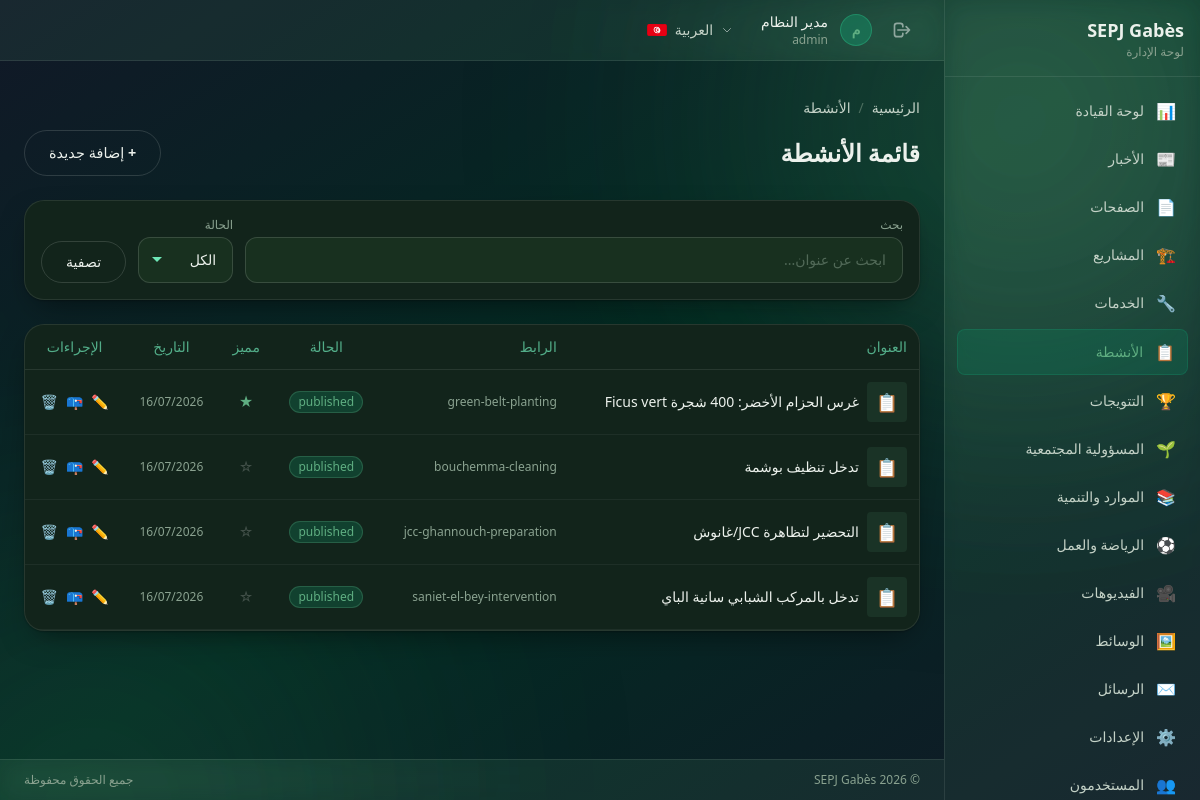
The app's page /admin/content/?type=activity (signed in) with its own data.
### tables this page shows
CREATE TABLE IF NOT EXISTS `content_items` (
    `id` INT UNSIGNED AUTO_INCREMENT PRIMARY KEY,
    `type` ENUM('page', 'post', 'project', 'service', 'activity', 'prize', 'rse', 'resource', 'sport', 'video') NOT NULL,
    `rse_category` VARCHAR(50) DEFAULT NULL COMMENT 'RSE subcategory: engagement_social, rapport_durabilite, rapport_rse, catalogue_rse',
    `slug` VARCHAR(255) NOT NULL UNIQUE,
    `title_ar` TEXT,
    `title_fr` TEXT,
    `title_en` TEXT,
    `summary_ar` TEXT,
    `summary_fr` TEXT,
    `summary_en` TEXT,
    `body_ar` LONGTEXT,
    `body_fr` LONGTEXT,
    `body_en` LONGTEXT,
    `featured_image` VARCHAR(255) DEFAULT NULL,
    `video_url` VARCHAR(255) DEFAULT NULL COMMENT 'YouTube URL for type=video items',
    `status` ENUM('draft', 'published') NOT NULL DEFAULT 'draft',
    `is_featured` TINYINT(1) NOT NULL DEFAULT 0,
    `published_at` DATETIME DEFAULT NULL,
    `created_by` INT UNSIGNED DEFAULT NULL,
    `updated_by` INT UNSIGNED DEFAULT NULL,
    `created_at` DATETIME NOT NULL DEFAULT CURRENT_TIMESTAMP,
    `updated_at` DATETIME NOT NULL DEFAULT CURRENT_TIMESTAMP ON UPDATE CURRENT_TIMESTAMP,

    INDEX `idx_type` (`type`),
    INDEX `idx_status` (`status`),
    INDEX `idx_slug` (`slug`),
    INDEX `idx_type_status` (`type`, `status`),
    INDEX `idx_featured` (`is_featured`),
    INDEX `idx_rse_category` (`rse_category`),
    CONSTRAINT `fk_content_created_by` FOREIGN KEY (`created_by`) REFERENCES `users`(`id`) ON DELETE SET NULL,
    CONSTRAINT `fk_content_updated_by` FOREIGN KEY (`updated_by`) REFERENCES `users`(`id`) ON DELETE SET NULL
);

### admin/content/index.php (the view, shortened to what the rows shown need)
<?php
require_once ROOT_PATH . '/app/core/csrf.php';
require_once ROOT_PATH . '/app/core/helpers.php';
require_once ROOT_PATH . '/app/core/admin_helpers.php';
$lang = current_lang();
$type = $_GET['type'] ?? 'post';
$pageTitle = get_content_page_title($type, $lang, 'list');
$page = max(1, (int)($_GET['page'] ?? 1));
$perPage = ADMIN_ITEMS_PER_PAGE;
$offset = ($page - 1) * $perPage;
try {
    $pdo = db();
    $where = "WHERE type = :type";
    $params = ['type' => $type];
    $stmt = $pdo->prepare("
        SELECT id, type, slug,
               COALESCE(NULLIF(title_ar, ''), NULLIF(title_fr, ''), NULLIF(title_en, ''), '---') AS title,
               rse_category, status, is_featured, featured_image, published_at, created_at, updated_at
        FROM content_items
        {$where}
        ORDER BY created_at DESC
        LIMIT :limit OFFSET :offset
    ");
    $stmt->bindValue(':limit', $perPage, PDO::PARAM_INT);
    $stmt->bindValue(':offset', $offset, PDO::PARAM_INT);
    foreach ($params as $key => $value) {
        $stmt->bindValue(":{$key}", $value);
    }
    $stmt->execute();
    $items = $stmt->fetchAll();
} catch (PDOException $e) {
    error_log("Content list error: " . $e->getMessage());
    $items = [];
    $total = 0;
    $totalPages = 1;
}
?>
<!DOCTYPE html>
<html lang="<?= e($lang) ?>" dir="<?= dir_attribute($lang) ?>">
<head>
    <script src="https://cdn.tailwindcss.com"></script>
    <link rel="stylesheet" href="../../public/assets/css/style.css">
</head>
<body class="bg-gradient-to-br from-gray-900 via-emerald-950 to-gray-900 min-h-screen">
    <div class="relative z-10 flex h-screen">
        <?php include '../includes/sidebar.php'; ?>
        <div class="flex-1 flex flex-col overflow-hidden">
            <?php include '../includes/header.php'; ?>
            <main class="flex-1 overflow-y-auto p-6">
                <div class="flex flex-wrap items-center justify-between gap-4 mb-6">
                    <h1 class="text-2xl font-bold text-white"><?= e($pageTitle) ?></h1>
                </div>
                <div class="glass-card-static overflow-hidden">
                    <?php if (empty($items)): ?>
                    <div class="empty-state">
                        <div class="empty-state-icon"><?= get_type_icon($type) ?></div>
                        <p><?= __('no_results', $lang) ?></p>
                        <a href="create.php?type=<?= e($type) ?>" class="glass-btn mt-4 inline-block">
                            + <?php if ($lang === 'ar'): ?>إضافة أول عنصر
                            <?php elseif ($lang === 'fr'): ?>Ajouter le premier
                            <?php else: ?>Add first item
                            <?php endif; ?>
                        </a>
                    </div>
                    <?php else: ?>
                    <div class="overflow-x-auto">
                        <table class="w-full text-sm">
                            <thead>
                                <tr class="border-b border-white/10 text-emerald-300/70">
                                    <th class="text-right p-3 font-medium">
                                        <?php if ($lang === 'ar'): ?>العنوان
                                        <?php elseif ($lang === 'fr'): ?>Titre
                                        <?php else: ?>Title
                                        <?php endif; ?>
                                    </th>
                                    <th class="text-right p-3 font-medium hidden md:table-cell">
                                        <?php if ($lang === 'ar'): ?>الرابط
                                        <?php elseif ($lang === 'fr'): ?>Slug
                                        <?php else: ?>Slug
                                        <?php endif; ?>
                                    </th>
                                    <th class="text-center p-3 font-medium">
                                        <?php if ($lang === 'ar'): ?>الحالة
                                        <?php elseif ($lang === 'fr'): ?>Statut
                                        <?php else: ?>Status
                                        <?php endif; ?>
                                    </th>
                                    <th class="text-center p-3 font-medium hidden lg:table-cell">
                                        <?php if ($lang === 'ar'): ?>مميز
                                        <?php elseif ($lang === 'fr'): ?>À la une
                                        <?php else: ?>Featured
                                        <?php endif; ?>
                                    </th>
                                    <th class="text-center p-3 font-medium hidden md:table-cell">
                                        <?php if ($lang === 'ar'): ?>التاريخ
                                        <?php elseif ($lang === 'fr'): ?>Date
                                        <?php else: ?>Date
                                        <?php endif; ?>
                                    </th>
                                    <th class="text-center p-3 font-medium">
                                        <?php if ($lang === 'ar'): ?>الإجراءات
                                        <?php elseif ($lang === 'fr'): ?>Actions
                                        <?php else: ?>Actions
                                        <?php endif; ?>
                                    </th>
                                </tr>
                            </thead>
                            <tbody>
                                <?php foreach ($items as $item): ?>
                                <tr class="border-b border-white/5 hover:bg-white/5 transition-colors">
                                    <td class="p-3">
                                        <div class="flex items-center gap-2">
                                            <?php if ($item['featured_image']): ?>
                                            <img src="<?= e(upload_url($item['featured_image'])) ?>" alt="" class="w-10 h-10 rounded object-cover shrink-0">
                                            <?php else: ?>
                                            <div class="w-10 h-10 rounded bg-white/5 flex items-center justify-center text-lg shrink-0">
                                                <?= get_type_icon($type) ?>
                                            </div>
                                            <?php endif; ?>
                                            <span class="text-white font-medium"><?= e(mb_substr($item['title'], 0, 60)) ?></span>
                                        </div>
                                    </td>
                                    <td class="p-3 text-emerald-300/50 text-xs hidden md:table-cell">
                                        <?= e($item['slug']) ?>
                                    </td>
                                    <td class="p-3 text-center">
                                        <?= status_badge($item['status']) ?>
                                    </td>
                                    <td class="p-3 text-center hidden lg:table-cell">
                                        <?php if ($item['is_featured']): ?>
                                        <span class="text-emerald-400">★</span>
                                        <?php else: ?>
                                        <span class="text-white/20">☆</span>
                                        <?php endif; ?>
                                    </td>
                                    <td class="p-3 text-center text-emerald-300/50 text-xs hidden md:table-cell">
                                        <?= format_date($item['created_at'], 'd/m/Y') ?>
                                    </td>
                                    <td class="p-3 text-center">
                                        <div class="flex items-center justify-center gap-2">
                                            <a href="edit.php?id=<?= $item['id'] ?>" class="text-emerald-400 hover:text-emerald-300 transition-colors" title="Edit">
                                                ✏️
                                            </a>
                                            <a href="toggle-status.php?id=<?= $item['id'] ?>&csrf_token=<?= csrf_token() ?>"
                                               class="transition-colors <?= $item['status'] === 'published' ? 'text-yellow-400 hover:text-yellow-300' : 'text-emerald-400 hover:text-emerald-300' ?>"
                                               title="<?= $item['status'] === 'published' ? 'Unpublish' : 'Publish' ?>">
                                                <?= $item['status'] === 'published' ? '📪' : '📫' ?>
                                            </a>
<a href="delete.php?id=<?= $item['id'] ?>&type=<?= e($type) ?>&csrf_token=<?= urlencode(csrf_token()) ?>"
                                               class="text-red-400 hover:text-red-300 transition-colors"
                                               title="Delete"
                                               onclick="return confirm('<?php if ($lang === 'ar'): ?>هل أنت متأكد من حذف هذا العنصر؟\nلا يمكن التراجع عن هذا الإجراء.<?php elseif ($lang === 'fr'): ?>Êtes-vous sûr de vouloir supprimer cet élément ?\nCette action est irréversible.<?php else: ?>Are you sure you want to delete this item?\nThis action cannot be undone.<?php endif; ?>')">
                                                🗑️
                                            </a>
                                        </div>
                                    </td>
                                </tr>
                                <?php endforeach; ?>
                            </tbody>
                        </table>
                    </div>
                    <?php endif; ?>
                </div>
            </main>
        </div>
    </div>
</body>
</html>

### app/core/admin_helpers.php (shortened to what the rows shown need)
<?php
function get_content_type_label(string $type, string $lang = 'ar'): string
{
    $labels = [
        'page'     => ['ar' => 'صفحة', 'fr' => 'Page', 'en' => 'Page'],
        'post'     => ['ar' => 'خبر', 'fr' => 'Article', 'en' => 'Post'],
        'project'  => ['ar' => 'مشروع', 'fr' => 'Projet', 'en' => 'Project'],
        'service'  => ['ar' => 'خدمة', 'fr' => 'Service', 'en' => 'Service'],
        'activity' => ['ar' => 'نشاط', 'fr' => 'Activité', 'en' => 'Activity'],
        'prize'    => ['ar' => 'تتويج', 'fr' => 'Distinction', 'en' => 'Award'],
        'rse'      => ['ar' => 'مسؤولية مجتمعية', 'fr' => 'RSE', 'en' => 'CSR'],
        'resource' => ['ar' => 'مورد', 'fr' => 'Ressource', 'en' => 'Resource'],
        'sport'    => ['ar' => 'رياضة', 'fr' => 'Sport', 'en' => 'Sport'],
        'video'    => ['ar' => 'فيديو', 'fr' => 'Vidéo', 'en' => 'Video'],
    ];
    return $labels[$type][$lang] ?? $labels[$type]['ar'] ?? $type;
}
function get_content_type_label_plural(string $type, string $lang = 'ar'): string
{
    $labels = [
        'page'     => ['ar' => 'الصفحات', 'fr' => 'Pages', 'en' => 'Pages'],
        'post'     => ['ar' => 'الأخبار', 'fr' => 'Articles', 'en' => 'Posts'],
        'project'  => ['ar' => 'المشاريع', 'fr' => 'Projets', 'en' => 'Projects'],
        'service'  => ['ar' => 'الخدمات', 'fr' => 'Services', 'en' => 'Services'],
        'activity' => ['ar' => 'الأنشطة', 'fr' => 'Activités', 'en' => 'Activities'],
        'prize'    => ['ar' => 'التتويجات', 'fr' => 'Distinctions', 'en' => 'Awards'],
        'rse'      => ['ar' => 'المسؤولية المجتمعية', 'fr' => 'RSE', 'en' => 'CSR'],
        'resource' => ['ar' => 'الموارد والتنمية', 'fr' => 'Ressources', 'en' => 'Resources'],
        'sport'    => ['ar' => 'الرياضة والعمل', 'fr' => 'Sports', 'en' => 'Sports'],
        'video'    => ['ar' => 'الفيديوهات', 'fr' => 'Vidéos', 'en' => 'Videos'],
    ];
    return $labels[$type][$lang] ?? $labels[$type]['ar'] ?? $type;
}
function status_badge(string $status): string
{
    $classes = [
        'published' => 'bg-emerald-500/20 text-emerald-300 border-emerald-500/30',
        'draft'     => 'bg-yellow-500/20 text-yellow-300 border-yellow-500/30',
        'new'       => 'bg-red-500/20 text-red-300 border-red-500/30',
        'read'      => 'bg-blue-500/20 text-blue-300 border-blue-500/30',
        'archived'  => 'bg-gray-500/20 text-gray-300 border-gray-500/30',
        'active'    => 'bg-emerald-500/20 text-emerald-300 border-emerald-500/30',
        'inactive'  => 'bg-gray-500/20 text-gray-300 border-gray-500/30',
    ];
    $class = $classes[$status] ?? 'bg-gray-500/20 text-gray-300 border-gray-500/30';
    return '<span class="inline-block px-2 py-0.5 text-xs rounded-full border ' . $class . '">' . e($status) . '</span>';
}
function get_type_icon(string $type): string
{
    $icons = [
        'page'     => '📄',
        'post'     => '📰',
        'project'  => '🏗️',
        'service'  => '🔧',
        'activity' => '📋',
        'prize'    => '🏆',
        'rse'      => '🌱',
        'resource' => '📚',
        'sport'    => '⚽',
        'video'    => '🎥',
    ];
    return $icons[$type] ?? '📄';
}
function get_content_page_title(string $type, string $lang, string $action = 'list'): string
{
    $typeLabel = get_content_type_label($type, $lang);
    $titles = [
        'list'   => [
            'ar' => 'قائمة ' . get_content_type_label_plural($type, 'ar'),
            'fr' => 'Liste des ' . $typeLabel . 's',
            'en' => ucfirst($typeLabel) . ' List',
        ],
        'create' => [
            'ar' => 'إضافة ' . $typeLabel,
            'fr' => 'Ajouter ' . $typeLabel,
            'en' => 'Add ' . ucfirst($typeLabel),
        ],
        'edit'   => [
            'ar' => 'تعديل ' . $typeLabel,
            'fr' => 'Modifier ' . $typeLabel,
            'en' => 'Edit ' . ucfirst($typeLabel),
        ],
    ];
    return $titles[$action][$lang] ?? $titles[$action]['ar'] ?? $typeLabel;
}

### records on screen
content_items: title "غرس الحزام الأخضر: 400 شجرة Ficus vert", slug "green-belt-planting", status "published", created_at "16/07/2026"
content_items: title "تدخل تنظيف بوشمة", slug "bouchemma-cleaning", status "published", created_at "16/07/2026"
content_items: title "التحضير لتظاهرة JCC/غانوش", slug "jcc-ghannouch-preparation", status "published", created_at "16/07/2026"
content_items: title "تدخل بالمركب الشبابي سانية الباي", slug "saniet-el-bey-intervention", status "published", created_at "16/07/2026"

### other values on screen
APP_NAME "SEPJ Gabès"
$navItem['icon'] "📊"
getSidebarLabel($navItem, $lang) "لوحة القيادة"
$navItem['icon'] "📰"
getSidebarLabel($navItem, $lang) "الأخبار"
$navItem['icon'] "📄"
getSidebarLabel($navItem, $lang) "الصفحات"
$navItem['icon'] "🏗️"
getSidebarLabel($navItem, $lang) "المشاريع"
$navItem['icon'] "🔧"
getSidebarLabel($navItem, $lang) "الخدمات"
$navItem['icon'] "📋"
getSidebarLabel($navItem, $lang) "الأنشطة"
$navItem['icon'] "🏆"
getSidebarLabel($navItem, $lang) "التتويجات"
